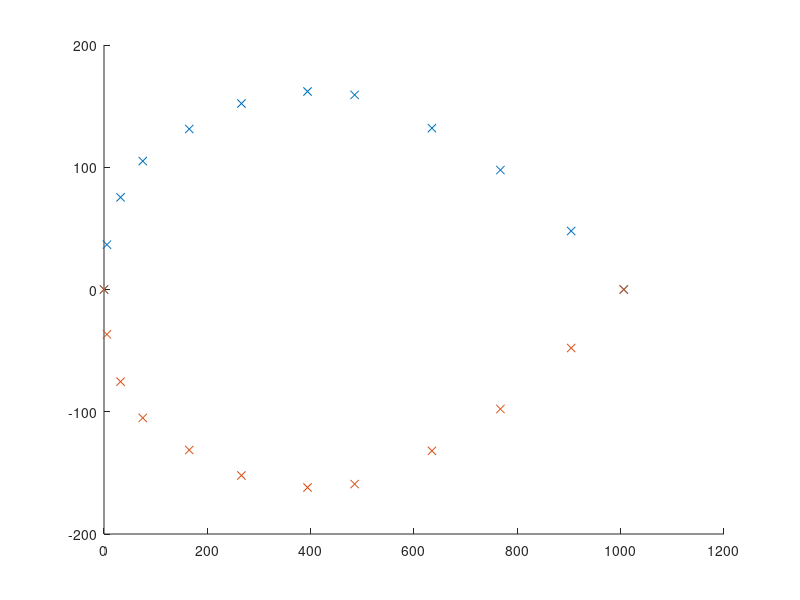
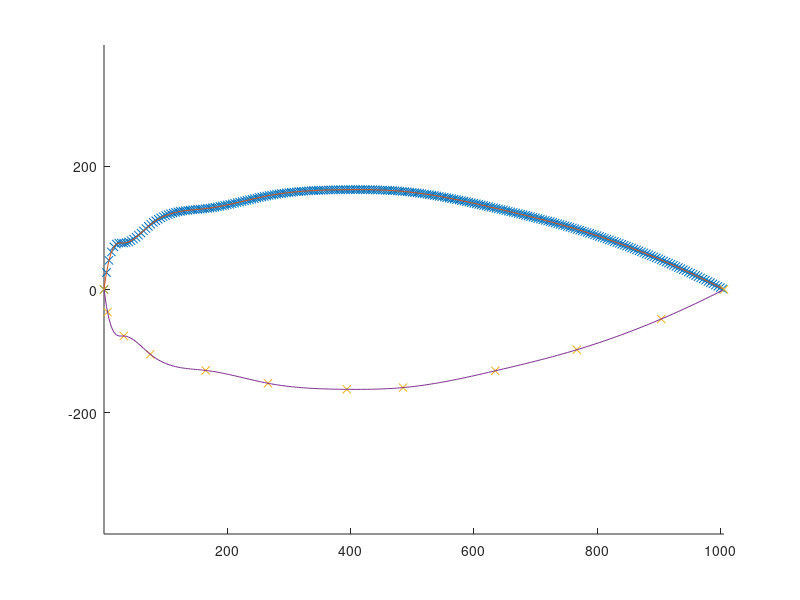

The MATLAB source for these figures, in order:
% Here you'll play a boat designer, struggling against parametric vs.
% non-parametric spline interpolation.


b = load('boatPoints.mat');

% 2
figure(1)
hold on
plot(b.X, b.Y, 'x');
plot(b.X, -b.Y, 'x');

figure(2)
hold on

axis equal

xx = 0:4:max(b.X);
cs = spline(b.X, b.Y);
p_val = ppval(cs, xx);

plot(xx, p_val, 'x');
plot(xx, p_val);
plot(b.X, -b.Y, 'x');
plot(xx, -p_val);


% 3
